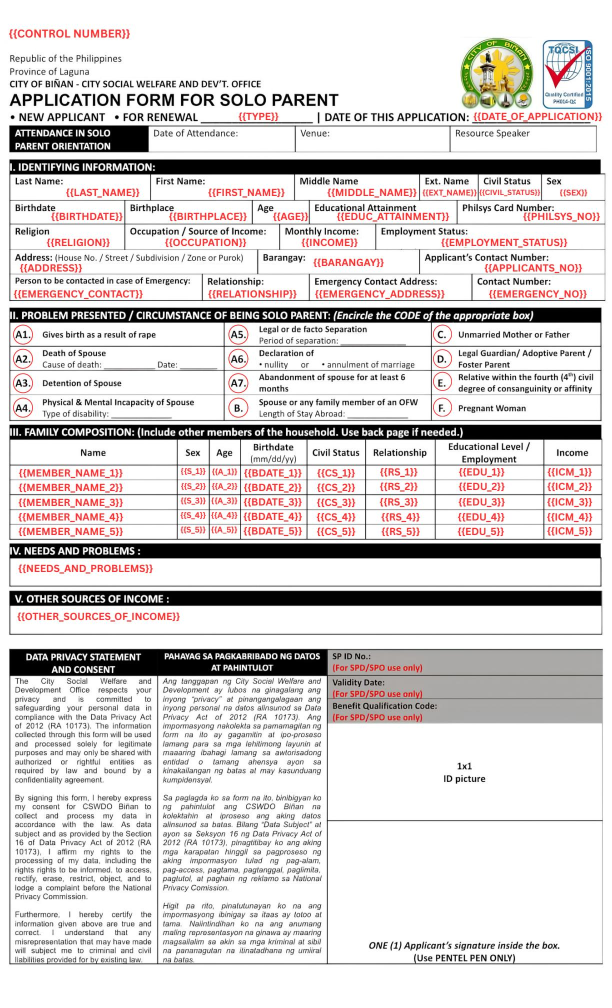
#> input picture OcrService/sample_form.jpg, 1224 x 2016 px (shown at 1/2 size)
$ python -i preprocess.py   (imports and definitions only)
#> lines starting #> are read from the running program, lines starting #| are printed output that depends on the picture; after the words box and inside, x2 and y2 are one past the last pixel; in counts of white or black regions, pixels touching at a corner belong together
#> further down, picture is the input picture: shape (2016, 1224, 3); mean B, G, R 210.9, 211.5, 215.6
import os
import cv2
import numpy as np
import base64

# [129 lines left out: functions suppress_scanner_margins, crop_document_contour, not called in this run]


def deskew(image: np.ndarray) -> np.ndarray:
    """
    Detects the physical tilt angle of the document using a robust 2-stage estimator:
      1. Macro Stage: Canny edge + Hough segment voting detects macroscopic paper tilts
         between 0.8 and 12.0 degrees across form boundaries and table outlines.
      2. Micro Stage: Morphological horizontal rule kernel detects micro-tilts down to 0.10 degrees.
    Deadband: ignores micro-tilts below 0.10 degrees.
    Rotates straight, preserving exact document dimensions and aspect ratio.
    """
    try:
        if image is None or image.size == 0:
            return image

        (h, w) = image.shape[:2]
        gray = cv2.cvtColor(image, cv2.COLOR_BGR2GRAY) if len(image.shape) == 3 else image
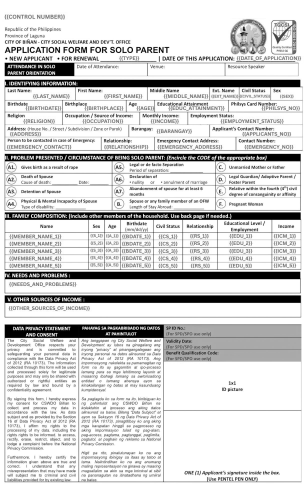
#> gray: shape (2016, 1224) (shown at 1/4 size); min 0, max 255, mean 212.6

        # Normalize working resolution to ~1200px max dimension for consistent, ultra-fast (<20ms)
        # line detection across 150 DPI, 200 DPI, 300 DPI, and 600 DPI scans
        work_scale = 1200.0 / float(max(h, w))
        if work_scale < 1.0:
            work_gray = cv2.resize(gray, (int(w * work_scale), int(h * work_scale)), interpolation=cv2.INTER_AREA)
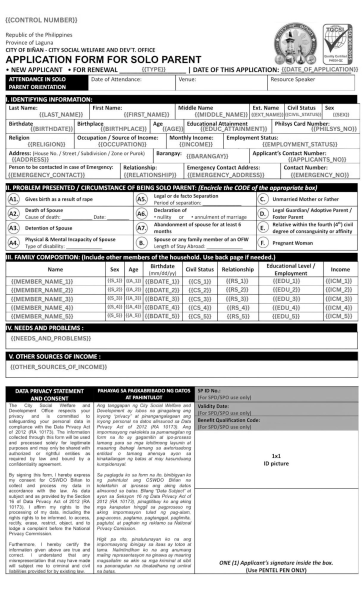
#> work_gray: shape (1200, 728) (shown at 1/2 size); min 0, max 255, mean 212.6
        else:
            work_gray = gray

        wh, ww = work_gray.shape[:2]

        # Ignore extreme 2% outer border so scanner frame lines never bias angle detection
        my = max(6, int(wh * 0.02))
        mx = max(6, int(ww * 0.02))
        inner_gray = work_gray[my:wh - my, mx:ww - mx]
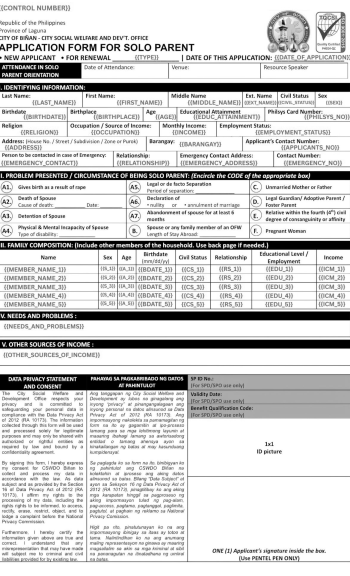
#> inner_gray: shape (1152, 700) (shown at 1/2 size); min 0, max 255, mean 209.7
        if inner_gray.size == 0:
            return image

        iw_h, iw_w = inner_gray.shape[:2]
        total_angle = 0.0

        # Stage 1: Macro Tilt Detection (Canny edges + Hough lines)
        edges = cv2.Canny(inner_gray, 50, 150, apertureSize=3)
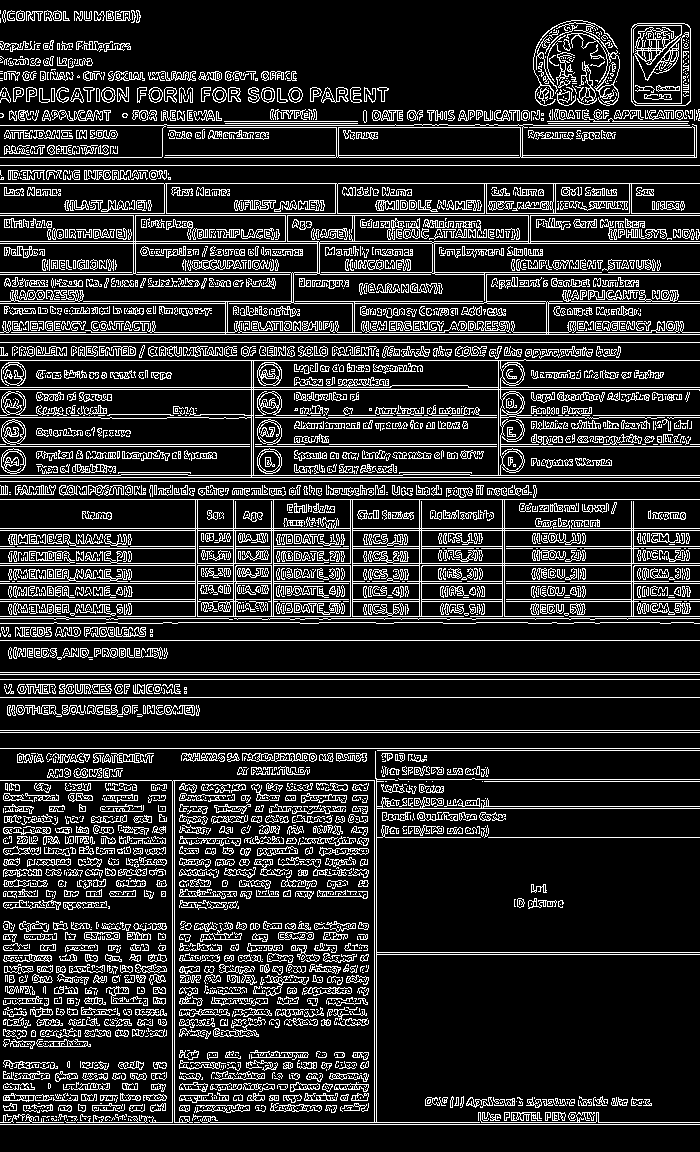
#> edges: shape (1152, 700); 16.8% white in thin lines or dots
        macro_lines = cv2.HoughLinesP(
            edges, 1, np.pi / 1800.0,
            threshold=45,
            minLineLength=max(35, iw_w // 10),
            maxLineGap=20
        )
#> macro_lines = 1041 rows, first 6: [0, 481, 699, 481], [0, 342, 699, 342], [0, 599, 699, 599], [0, 301, 699, 301], [0, 446, 699, 446], [0, 183, 699, 183]

        macro_angle = 0.0
        if macro_lines is not None and len(macro_lines) >= 4:
            m_angles = []
            m_weights = []
            for l in macro_lines:
                x1, y1, x2, y2 = l[0]
                if x2 < x1:
                    x1, y1, x2, y2 = x2, y2, x1, y1
                dx = float(x2 - x1)
                dy = float(y2 - y1)
                deg = float(np.degrees(np.arctan2(dy, dx)))
                if -12.0 <= deg <= 12.0:
                    m_angles.append(deg)
                    m_weights.append(np.hypot(dx, dy))
#> this loop made 1041 passes
#> (x1, y1, x2, y2, dx, dy, deg) on passes 1 to 3: (0, 481, 699, 481, 699, 0, 0), (0, 342, 699, 342, 699, 0, 0), (0, 599, 699, 599, 699, 0, 0)
            if len(m_angles) >= 4:
                med = float(np.median(m_angles))
                inliers = [a for a in m_angles if abs(a - med) <= 1.5]
                inlier_w = [w_ for a, w_ in zip(m_angles, m_weights) if abs(a - med) <= 1.5]
                if inliers and sum(inlier_w) > 0:
                    cand_macro = float(np.average(inliers, weights=inlier_w))
                    if abs(cand_macro) >= 0.80 and abs(cand_macro) <= 12.0:
                        macro_angle = cand_macro

        curr_inner = inner_gray
        if abs(macro_angle) >= 0.80:
            total_angle += macro_angle
            M_pre = cv2.getRotationMatrix2D((iw_w // 2, iw_h // 2), macro_angle, 1.0)
            curr_inner = cv2.warpAffine(curr_inner, M_pre, (iw_w, iw_h), borderValue=255)

        # Stage 2: Micro Tilt Detection (Morphological horizontal rule kernel)
        thresh = cv2.adaptiveThreshold(
            curr_inner, 255,
            cv2.ADAPTIVE_THRESH_GAUSSIAN_C,
            cv2.THRESH_BINARY_INV, 15, 8
        )
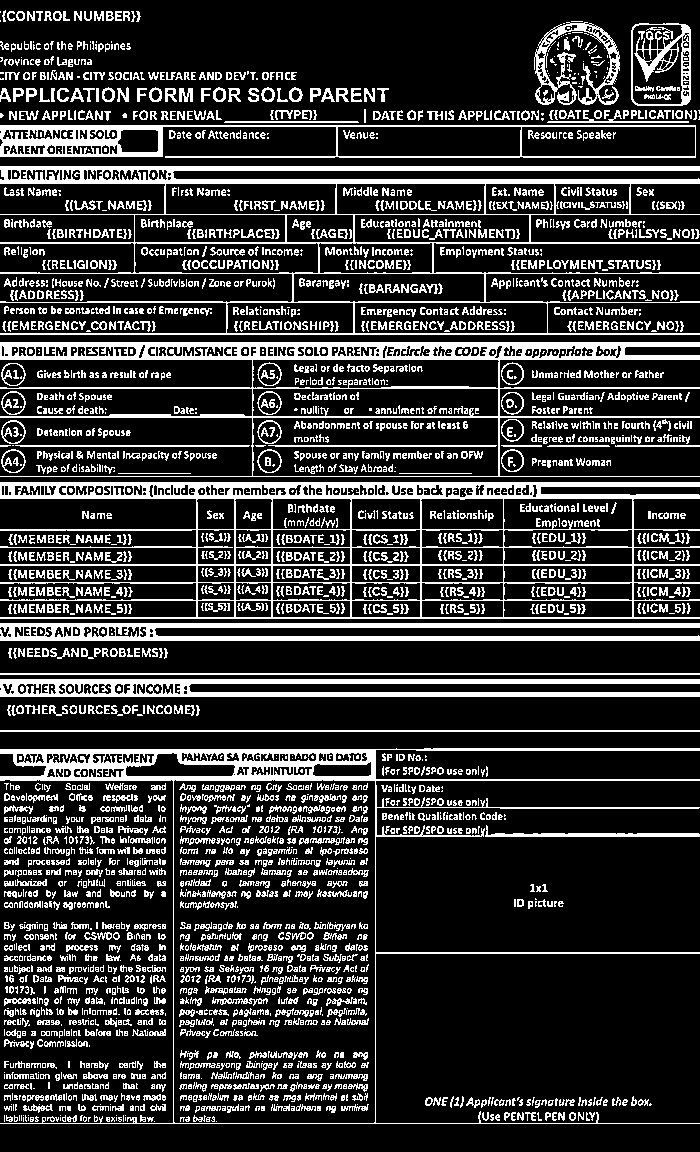
#> thresh: shape (1152, 700); 20.9% white; 3169 white regions (1237 under 20 px), largest, box (x1, y1, x2, y2) and area: (0, 482, 700, 619) 16641, (0, 166, 700, 335) 13961, (0, 342, 700, 477) 12780
        h_kernel_len = max(25, iw_w // 18)
        h_kernel = cv2.getStructuringElement(cv2.MORPH_RECT, (h_kernel_len, 1))
        h_lines_mask = cv2.morphologyEx(thresh, cv2.MORPH_OPEN, h_kernel)
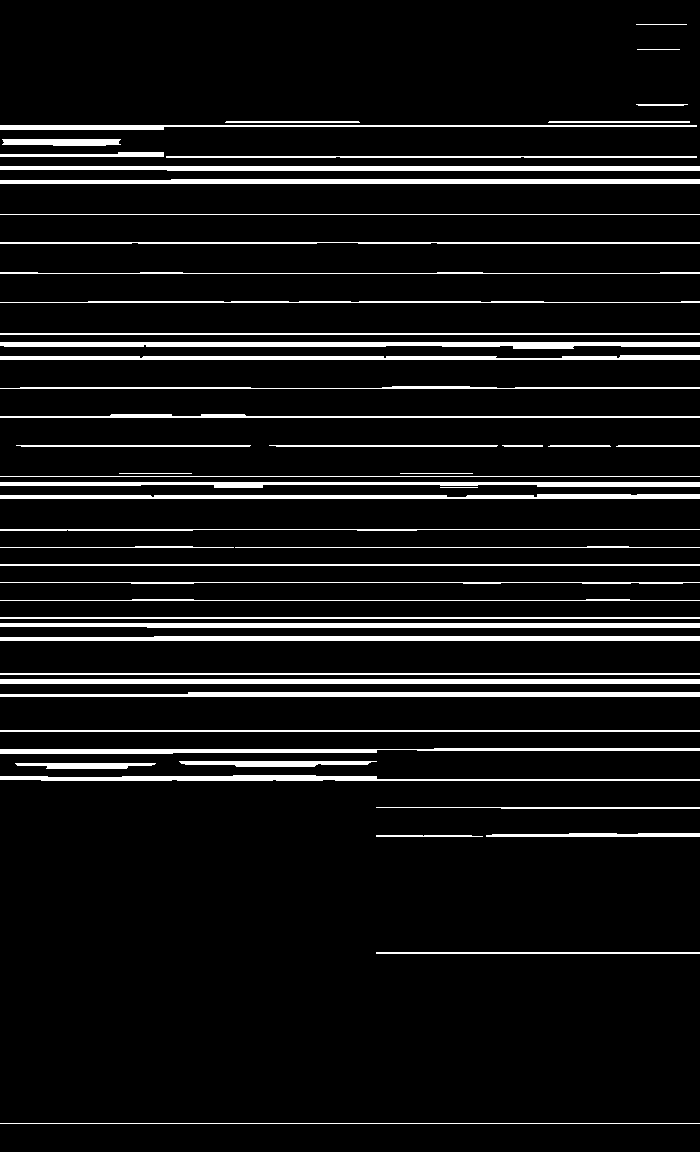
#> h_lines_mask: shape (1152, 700); 8.2% white; 53 white regions, largest, box (x1, y1, x2, y2) and area: (0, 679, 700, 684) 3500, (0, 342, 700, 349) 3497, (0, 623, 700, 628) 3353

        micro_lines = cv2.HoughLinesP(
            h_lines_mask,
            rho=1,
            theta=np.pi / 1800.0,
            threshold=40,
            minLineLength=max(35, iw_w // 10),
            maxLineGap=15
        )

        micro_angle = 0.0
        if micro_lines is not None and len(micro_lines) >= 2:
            angles = []
            weights = []
            for line in micro_lines:
                x1, y1, x2, y2 = line[0]
                if x2 < x1:
                    x1, y1, x2, y2 = x2, y2, x1, y1
                dx = float(x2 - x1)
                dy = float(y2 - y1)
                length = np.hypot(dx, dy)
                if abs(dx) < 30 or length < 30:
                    continue
                deg = float(np.degrees(np.arctan2(dy, dx)))
                if -8.0 <= deg <= 8.0:
                    angles.append(deg)
                    weights.append(length)
#> this loop made 167 passes
#> line on passes 1 to 3: [[0, 639, 699, 639]], [[0, 679, 699, 679]], [[0, 776, 376, 778]]

            if len(angles) >= 2:
                angles_arr = np.array(angles, dtype=np.float64)
                med_angle = float(np.median(angles_arr))
                inliers = [a for a, l in zip(angles, weights) if abs(a - med_angle) <= 1.0]
                inlier_weights = [l for a, l in zip(angles, weights) if abs(a - med_angle) <= 1.0]
                if inliers and sum(inlier_weights) > 0:
                    micro_angle = float(np.average(inliers, weights=inlier_weights))
                else:
                    micro_angle = med_angle

        if abs(micro_angle) >= 0.10:
            total_angle += micro_angle

        # Deadband check: do not rotate if combined tilt is negligible (< 0.10 deg) or unrealistic (> 12 deg)
        if abs(total_angle) < 0.10 or abs(total_angle) > 12.0:
            return image

        print(f"[Deskew] Straightening document tilt of {total_angle:+.2f} deg (macro: {macro_angle:+.2f}, micro: {micro_angle:+.2f}).")
        center = (w // 2, h // 2)
        M = cv2.getRotationMatrix2D(center, total_angle, 1.0)
        border_val = (255, 255, 255) if len(image.shape) == 3 else 255
        rotated = cv2.warpAffine(
            image, M, (w, h),
            flags=cv2.INTER_CUBIC,
            borderMode=cv2.BORDER_CONSTANT,
            borderValue=border_val
        )
        return rotated
    except Exception as e:
        print(f"[Deskew Note]: {e}")
        return image
# [189 lines left out: functions enhance_contrast, crop_roi, suppress_horizontal_lines, resize_for_ocr, preprocess_pipeline, detect_form_grid_lines and 2 more, not called in this run]

>>> import cv2
>>> picture = cv2.imread('sample_form.jpg')
>>> result = deskew(picture)

$ run again, on OcrService/blank_emp_crop.jpg
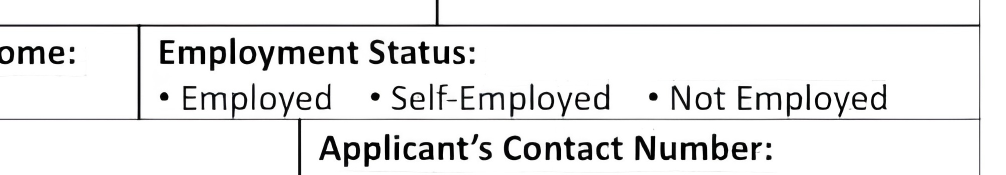
#> input picture OcrService/blank_emp_crop.jpg, 2012 x 349 px (shown at 1/2 size)
#> picture is the input picture: shape (349, 2012, 3); mean B, G, R 234.2, 234.1, 234.1
#> in deskew, `edges = cv2.Canny(inner_gray, 50, 150, apertureSize=3)`:
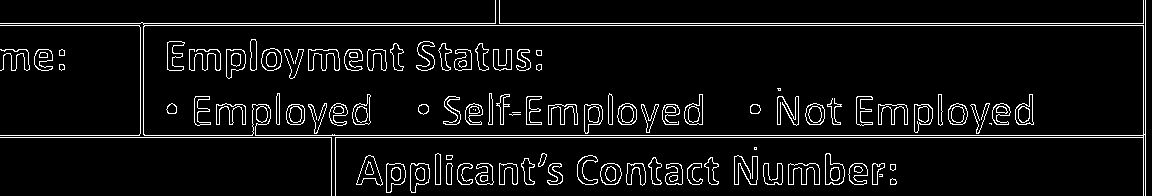
#> edges: shape (196, 1152); 6.2% white in thin lines or dots
#> macro_lines = 97 rows, first 6: [0, 25, 1145, 25], [0, 137, 1145, 137], [0, 23, 1145, 23], [0, 135, 1145, 135], [555, 104, 702, 104], [777, 124, 1033, 124]
#> the loop in deskew, `for l in macro_lines:` made 97 passes
#> (x1, y1, x2, y2, dx, dy, deg) on passes 1 to 8: (0, 25, 1145, 25, 1145, 0, 0), (0, 137, 1145, 137, 1145, 0, 0), (0, 23, 1145, 23, 1145, 0, 0), (0, 135, 1145, 135, 1145, 0, 0), (555, 104, 702, 104, 147, 0, 0), (777, 124, 1033, 124, 256, 0, 0), (1145, 195, 1145, 0, 0, -195, -90), (777, 122, 1033, 122, 256, 0, 0)
#> after the loop in deskew, `for l in macro_lines:`: m_angles = 95 values, max 1.71 at index 77, min -1.74 at index 47, mean -0.225; m_weights = 95 values, max 1145 at index 0, min 117 at index 44, mean 261.3
#> med = 0
#> inliers = 88 values, max 1.14 at index 34, min -1.49 at index 78, mean -0.15
#> inlier_w = 88 values, max 1145 at index 0, min 117 at index 41, mean 263.1
#> cand_macro = -0.124
#> thresh: shape (196, 1152); 10.2% white; 99 white regions (15 under 20 px), largest, box (x1, y1, x2, y2) and area: (0, 0, 1146, 196) 6959, (734, 156, 758, 185) 416, (189, 49, 221, 71) 392
#> in deskew, `h_lines_mask = cv2.morphologyEx(thresh, cv2.MORPH_OPEN, h_kernel)`:
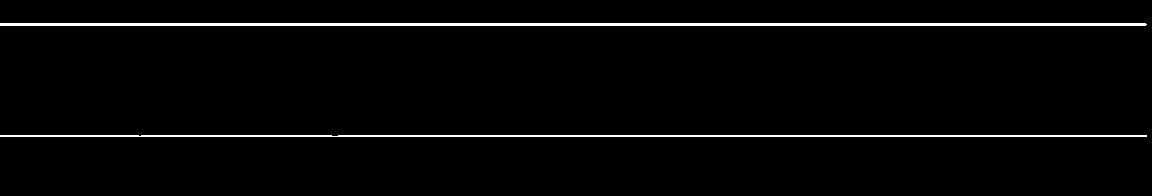
#> h_lines_mask: shape (196, 1152); 2.5% white; 2 white regions, box (x1, y1, x2, y2) and area: (0, 23, 1147, 26) 3439, (0, 135, 1147, 137) 2286
#> micro_lines = [[0, 23, 1145, 25], [0, 135, 1146, 135], [0, 136, 1146, 136], [0, 24, 353, 24], [619, 23, 905, 23], [0, 25, 289, 25], [929, 24, 1145, 23], [361, 25, 928, 25], [906, 23, 1039, 23]]
#> the loop in deskew, `for line in micro_lines:` made 9 passes

$ run again, on OcrService/checkboxes_strip.jpg
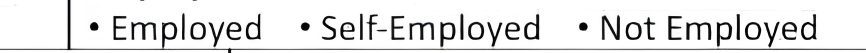
#> input picture OcrService/checkboxes_strip.jpg, 1732 x 105 px (shown at 1/2 size)
#> picture is the input picture: shape (105, 1732, 3); mean B, G, R 228.2, 228.1, 228.1
#> in deskew, `edges = cv2.Canny(inner_gray, 50, 150, apertureSize=3)`:
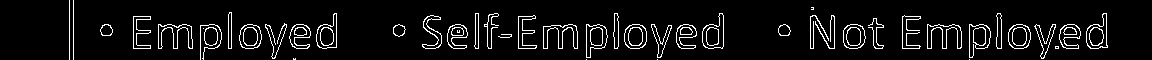
#> edges: shape (60, 1152); 6.8% white in thin lines or dots
#> macro_lines = 51 rows, first 6: [133, 45, 336, 45], [518, 48, 722, 48], [518, 29, 723, 28], [393, 27, 723, 27], [810, 45, 1106, 44], [518, 33, 723, 29]
#> the loop in deskew, `for l in macro_lines:` made 51 passes
#> (x1, y1, x2, y2, dx, dy, deg) on passes 1 to 8: (133, 45, 336, 45, 203, 0, 0), (518, 48, 722, 48, 204, 0, 0), (518, 29, 723, 28, 205, -1, -0.279), (393, 27, 723, 27, 330, 0, 0), (810, 45, 1106, 44, 296, -1, -0.194), (518, 33, 723, 29, 205, -4, -1.12), (518, 26, 723, 26, 205, 0, 0), (810, 25, 1106, 25, 296, 0, 0)
#> after the loop in deskew, `for l in macro_lines:`: m_angles = 51 values, max 0.881 at index 42, min -1.78 at index 18, mean -0.169; m_weights = 51 values, max 330 at index 3, min 119 at index 45, mean 188.8
#> med = 0
#> inliers = 49 values, max 0.881 at index 40, min -1.42 at index 21, mean -0.106
#> inlier_w = 49 values, max 330 at index 3, min 119 at index 43, mean 189.6
#> cand_macro = -0.117
#> in deskew, `thresh = cv2.adaptiveThreshold( curr_inner, 255, cv2.ADAPTIVE_THRESH_G..`:
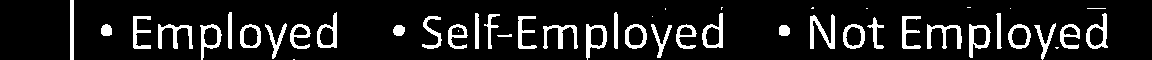
#> thresh: shape (60, 1152); 12% white; 47 white regions (11 under 20 px), largest, box (x1, y1, x2, y2) and area: (810, 14, 835, 49) 393, (158, 24, 193, 49) 348, (927, 24, 962, 49) 345
#> h_lines_mask: shape (60, 1152); every value is 0
#> micro_lines = None
